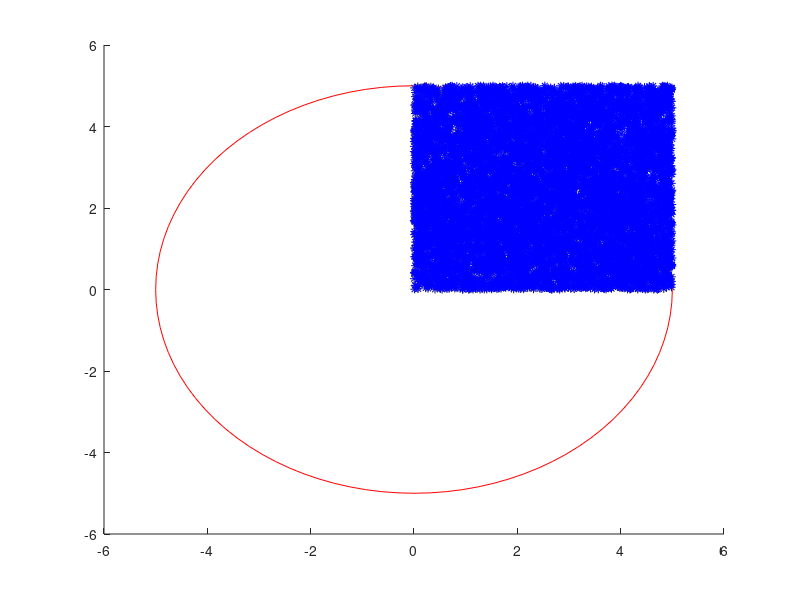

This figure's MATLAB source:
n = 10000
r = 5
xx = r * rand(n,2);
th = 0:pi/50:2*pi;
xunit = r * cos(th);
yunit = r * sin(th);
inside = (xx(:,1).^2 + xx(:,2).^2 < r^2);
hold on
plot(xunit, yunit, 'r');
plot(xx(inside,1),xx(inside,2),'y*')
plot(xx(:,1),xx(:,2),'b*');
hold off